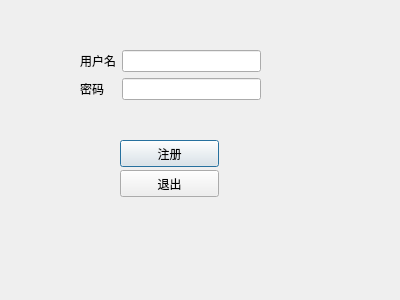
<?xml version="1.0" encoding="UTF-8"?>
<ui version="4.0">
 <class>ResignDialog</class>
 <widget class="QDialog" name="ResignDialog">
  <property name="geometry">
   <rect>
    <x>0</x>
    <y>0</y>
    <width>400</width>
    <height>300</height>
   </rect>
  </property>
  <property name="windowTitle">
   <string>Dialog</string>
  </property>
  <widget class="QWidget" name="formLayoutWidget">
   <property name="geometry">
    <rect>
     <x>80</x>
     <y>50</y>
     <width>181</width>
     <height>71</height>
    </rect>
   </property>
   <layout class="QFormLayout" name="formLayout">
    <item row="0" column="0">
     <widget class="QLabel" name="Label">
      <property name="text">
       <string>用户名</string>
      </property>
     </widget>
    </item>
    <item row="0" column="1">
     <widget class="QLineEdit" name="LineEdit"/>
    </item>
    <item row="1" column="0">
     <widget class="QLabel" name="Label_2">
      <property name="text">
       <string>密码</string>
      </property>
     </widget>
    </item>
    <item row="1" column="1">
     <widget class="QLineEdit" name="LineEdit_2"/>
    </item>
   </layout>
  </widget>
  <widget class="QPushButton" name="resigin">
   <property name="geometry">
    <rect>
     <x>120</x>
     <y>140</y>
     <width>99</width>
     <height>27</height>
    </rect>
   </property>
   <property name="text">
    <string>注册</string>
   </property>
  </widget>
  <widget class="QPushButton" name="pushButton">
   <property name="geometry">
    <rect>
     <x>120</x>
     <y>170</y>
     <width>99</width>
     <height>27</height>
    </rect>
   </property>
   <property name="text">
    <string>退出</string>
   </property>
  </widget>
 </widget>
 <resources/>
 <connections/>
</ui>
